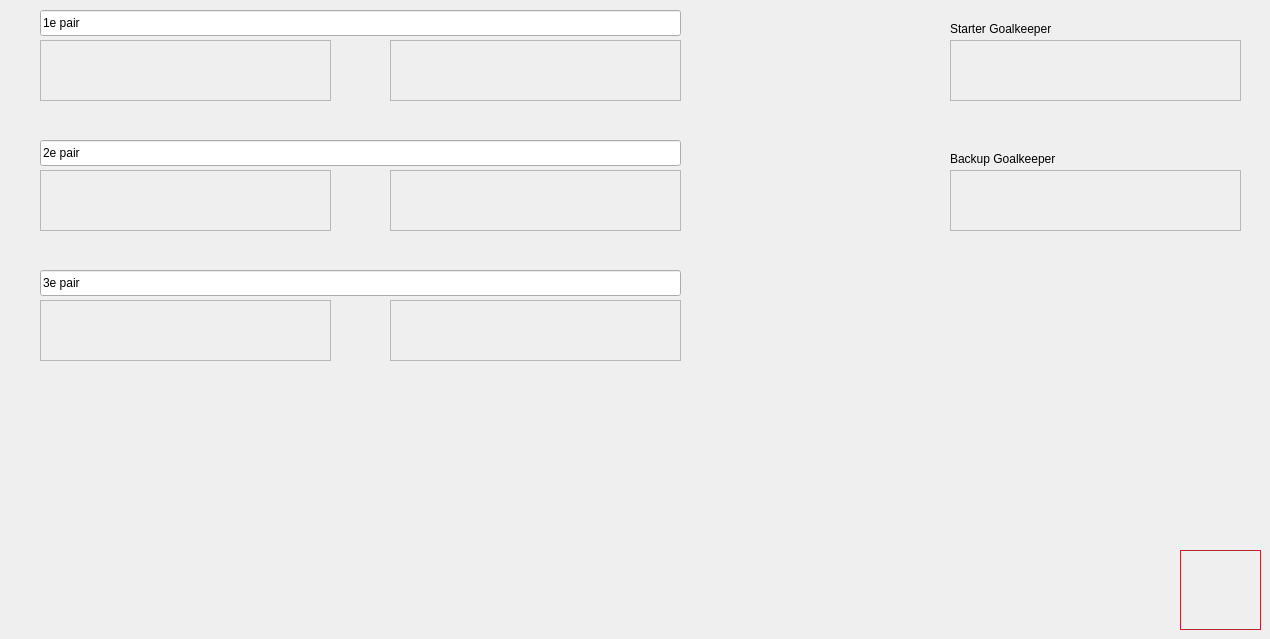
    <widget class="QWidget" name="dp_tab">
     <attribute name="title">
      <string>🛡️ Defenders Pairs</string>
     </attribute>
     <widget class="PlayerCase" name="defender_case_pair1_ld">
      <property name="geometry">
       <rect>
        <x>40</x>
        <y>40</y>
        <width>291</width>
        <height>61</height>
       </rect>
      </property>
      <property name="autoFillBackground">
       <bool>false</bool>
      </property>
      <property name="frameShape">
       <enum>QFrame::Shape::StyledPanel</enum>
      </property>
      <property name="frameShadow">
       <enum>QFrame::Shadow::Sunken</enum>
      </property>
      <widget class="QLabel" name="image_13">
       <property name="geometry">
        <rect>
         <x>0</x>
         <y>0</y>
         <width>51</width>
         <height>61</height>
        </rect>
       </property>
       <property name="text">
        <string/>
       </property>
       <property name="scaledContents">
        <bool>true</bool>
       </property>
      </widget>
      <widget class="QLabel" name="player_name_13">
       <property name="geometry">
        <rect>
         <x>60</x>
         <y>0</y>
         <width>231</width>
         <height>31</height>
        </rect>
       </property>
       <property name="font">
        <font>
         <pointsize>13</pointsize>
         <bold>true</bold>
        </font>
       </property>
       <property name="text">
        <string/>
       </property>
      </widget>
      <widget class="QLabel" name="season_13">
       <property name="geometry">
        <rect>
         <x>60</x>
         <y>20</y>
         <width>231</width>
         <height>31</height>
        </rect>
       </property>
       <property name="font">
        <font>
         <pointsize>11</pointsize>
        </font>
       </property>
       <property name="text">
        <string/>
       </property>
      </widget>
     </widget>
     <widget class="PlayerCase" name="defender_case_pair1_rd">
      <property name="geometry">
       <rect>
        <x>390</x>
        <y>40</y>
        <width>291</width>
        <height>61</height>
       </rect>
      </property>
      <property name="autoFillBackground">
       <bool>false</bool>
      </property>
      <property name="frameShape">
       <enum>QFrame::Shape::StyledPanel</enum>
      </property>
      <property name="frameShadow">
       <enum>QFrame::Shadow::Sunken</enum>
      </property>
      <widget class="QLabel" name="image_14">
       <property name="geometry">
        <rect>
         <x>0</x>
         <y>0</y>
         <width>51</width>
         <height>61</height>
        </rect>
       </property>
       <property name="text">
        <string/>
       </property>
       <property name="scaledContents">
        <bool>true</bool>
       </property>
      </widget>
      <widget class="QLabel" name="player_name_14">
       <property name="geometry">
        <rect>
         <x>60</x>
         <y>0</y>
         <width>231</width>
         <height>31</height>
        </rect>
       </property>
       <property name="font">
        <font>
         <pointsize>13</pointsize>
         <bold>true</bold>
        </font>
       </property>
       <property name="text">
        <string/>
       </property>
      </widget>
      <widget class="QLabel" name="season_16">
       <property name="geometry">
        <rect>
         <x>60</x>
         <y>20</y>
         <width>231</width>
         <height>31</height>
        </rect>
       </property>
       <property name="font">
        <font>
         <pointsize>11</pointsize>
        </font>
       </property>
       <property name="text">
        <string/>
       </property>
      </widget>
     </widget>
     <widget class="QLineEdit" name="trio1_name_input_2">
      <property name="geometry">
       <rect>
        <x>40</x>
        <y>10</y>
        <width>641</width>
        <height>26</height>
       </rect>
      </property>
      <property name="text">
       <string>1e pair</string>
      </property>
     </widget>
     <widget class="PlayerCase" name="defender_case_pair2_ld">
      <property name="geometry">
       <rect>
        <x>40</x>
        <y>170</y>
        <width>291</width>
        <height>61</height>
       </rect>
      </property>
      <property name="autoFillBackground">
       <bool>false</bool>
      </property>
      <property name="frameShape">
       <enum>QFrame::Shape::StyledPanel</enum>
      </property>
      <property name="frameShadow">
       <enum>QFrame::Shadow::Sunken</enum>
      </property>
      <widget class="QLabel" name="image_16">
       <property name="geometry">
        <rect>
         <x>0</x>
         <y>0</y>
         <width>51</width>
         <height>61</height>
        </rect>
       </property>
       <property name="text">
        <string/>
       </property>
       <property name="scaledContents">
        <bool>true</bool>
       </property>
      </widget>
      <widget class="QLabel" name="player_name_15">
       <property name="geometry">
        <rect>
         <x>60</x>
         <y>0</y>
         <width>231</width>
         <height>31</height>
        </rect>
       </property>
       <property name="font">
        <font>
         <pointsize>13</pointsize>
         <bold>true</bold>
        </font>
       </property>
       <property name="text">
        <string/>
       </property>
      </widget>
      <widget class="QLabel" name="season_14">
       <property name="geometry">
        <rect>
         <x>60</x>
         <y>20</y>
         <width>231</width>
         <height>31</height>
        </rect>
       </property>
       <property name="font">
        <font>
         <pointsize>11</pointsize>
        </font>
       </property>
       <property name="text">
        <string/>
       </property>
      </widget>
     </widget>
     <widget class="QLineEdit" name="trio1_name_input_3">
      <property name="geometry">
       <rect>
        <x>40</x>
        <y>140</y>
        <width>641</width>
        <height>26</height>
       </rect>
      </property>
      <property name="text">
       <string>2e pair</string>
      </property>
     </widget>
     <widget class="PlayerCase" name="defender_case_pair2_rd">
      <property name="geometry">
       <rect>
        <x>390</x>
        <y>170</y>
        <width>291</width>
        <height>61</height>
       </rect>
      </property>
      <property name="autoFillBackground">
       <bool>false</bool>
      </property>
      <property name="frameShape">
       <enum>QFrame::Shape::StyledPanel</enum>
      </property>
      <property name="frameShadow">
       <enum>QFrame::Shadow::Sunken</enum>
      </property>
      <widget class="QLabel" name="image_17">
       <property name="geometry">
        <rect>
         <x>0</x>
         <y>0</y>
         <width>51</width>
         <height>61</height>
        </rect>
       </property>
       <property name="text">
        <string/>
       </property>
       <property name="scaledContents">
        <bool>true</bool>
       </property>
      </widget>
      <widget class="QLabel" name="player_name_16">
       <property name="geometry">
        <rect>
         <x>60</x>
         <y>0</y>
         <width>231</width>
         <height>31</height>
        </rect>
       </property>
       <property name="font">
        <font>
         <pointsize>13</pointsize>
         <bold>true</bold>
        </font>
       </property>
       <property name="text">
        <string/>
       </property>
      </widget>
      <widget class="QLabel" name="season_17">
       <property name="geometry">
        <rect>
         <x>60</x>
         <y>20</y>
         <width>231</width>
         <height>31</height>
        </rect>
       </property>
       <property name="font">
        <font>
         <pointsize>11</pointsize>
        </font>
       </property>
       <property name="text">
        <string/>
       </property>
      </widget>
     </widget>
     <widget class="PlayerCase" name="defender_case_pair3_ld">
      <property name="geometry">
       <rect>
        <x>40</x>
        <y>300</y>
        <width>291</width>
        <height>61</height>
       </rect>
      </property>
      <property name="autoFillBackground">
       <bool>false</bool>
      </property>
      <property name="frameShape">
       <enum>QFrame::Shape::StyledPanel</enum>
      </property>
      <property name="frameShadow">
       <enum>QFrame::Shadow::Sunken</enum>
      </property>
      <widget class="QLabel" name="image_19">
       <property name="geometry">
        <rect>
         <x>0</x>
         <y>0</y>
         <width>51</width>
         <height>61</height>
        </rect>
       </property>
       <property name="text">
        <string/>
       </property>
       <property name="scaledContents">
        <bool>true</bool>
       </property>
      </widget>
      <widget class="QLabel" name="player_name_17">
       <property name="geometry">
        <rect>
         <x>60</x>
         <y>0</y>
         <width>231</width>
         <height>31</height>
        </rect>
       </property>
       <property name="font">
        <font>
         <pointsize>13</pointsize>
         <bold>true</bold>
        </font>
       </property>
       <property name="text">
        <string/>
       </property>
      </widget>
      <widget class="QLabel" name="season_15">
       <property name="geometry">
        <rect>
         <x>60</x>
         <y>20</y>
         <width>231</width>
         <height>31</height>
        </rect>
       </property>
       <property name="font">
        <font>
         <pointsize>11</pointsize>
        </font>
       </property>
       <property name="text">
        <string/>
       </property>
      </widget>
     </widget>
     <widget class="QLineEdit" name="trio1_name_input_4">
      <property name="geometry">
       <rect>
        <x>40</x>
        <y>270</y>
        <width>641</width>
        <height>26</height>
       </rect>
      </property>
      <property name="text">
       <string>3e pair</string>
      </property>
     </widget>
     <widget class="PlayerCase" name="defender_case_pair3_rd">
      <property name="geometry">
       <rect>
        <x>390</x>
        <y>300</y>
        <width>291</width>
        <height>61</height>
       </rect>
      </property>
      <property name="autoFillBackground">
       <bool>false</bool>
      </property>
      <property name="frameShape">
       <enum>QFrame::Shape::StyledPanel</enum>
      </property>
      <property name="frameShadow">
       <enum>QFrame::Shadow::Sunken</enum>
      </property>
      <widget class="QLabel" name="image_20">
       <property name="geometry">
        <rect>
         <x>0</x>
         <y>0</y>
         <width>51</width>
         <height>61</height>
        </rect>
       </property>
       <property name="text">
        <string/>
       </property>
       <property name="scaledContents">
        <bool>true</bool>
       </property>
      </widget>
      <widget class="QLabel" name="player_name_18">
       <property name="geometry">
        <rect>
         <x>60</x>
         <y>0</y>
         <width>231</width>
         <height>31</height>
        </rect>
       </property>
       <property name="font">
        <font>
         <pointsize>13</pointsize>
         <bold>true</bold>
        </font>
       </property>
       <property name="text">
        <string/>
       </property>
      </widget>
      <widget class="QLabel" name="season_18">
       <property name="geometry">
        <rect>
         <x>60</x>
         <y>20</y>
         <width>231</width>
         <height>31</height>
        </rect>
       </property>
       <property name="font">
        <font>
         <pointsize>11</pointsize>
        </font>
       </property>
       <property name="text">
        <string/>
       </property>
      </widget>
     </widget>
     <widget class="QLabel" name="label">
      <property name="geometry">
       <rect>
        <x>950</x>
        <y>20</y>
        <width>291</width>
        <height>18</height>
       </rect>
      </property>
      <property name="text">
       <string>Starter Goalkeeper</string>
      </property>
     </widget>
     <widget class="PlayerCase" name="goalkeeper_case_backup">
      <property name="geometry">
       <rect>
        <x>950</x>
        <y>170</y>
        <width>291</width>
        <height>61</height>
       </rect>
      </property>
      <property name="autoFillBackground">
       <bool>false</bool>
      </property>
      <property name="frameShape">
       <enum>QFrame::Shape::StyledPanel</enum>
      </property>
      <property name="frameShadow">
       <enum>QFrame::Shadow::Sunken</enum>
      </property>
      <widget class="QLabel" name="image_18">
       <property name="geometry">
        <rect>
         <x>0</x>
         <y>0</y>
         <width>51</width>
         <height>61</height>
        </rect>
       </property>
       <property name="text">
        <string/>
       </property>
       <property name="scaledContents">
        <bool>true</bool>
       </property>
      </widget>
      <widget class="QLabel" name="player_name_20">
       <property name="geometry">
        <rect>
         <x>60</x>
         <y>0</y>
         <width>231</width>
         <height>31</height>
        </rect>
       </property>
       <property name="font">
        <font>
         <pointsize>13</pointsize>
         <bold>true</bold>
        </font>
       </property>
       <property name="text">
        <string/>
       </property>
      </widget>
      <widget class="QLabel" name="season_20">
       <property name="geometry">
        <rect>
         <x>60</x>
         <y>20</y>
         <width>231</width>
         <height>31</height>
        </rect>
       </property>
       <property name="font">
        <font>
         <pointsize>11</pointsize>
        </font>
       </property>
       <property name="text">
        <string/>
       </property>
      </widget>
     </widget>
     <widget class="QLabel" name="label_2">
      <property name="geometry">
       <rect>
        <x>950</x>
        <y>150</y>
        <width>291</width>
        <height>18</height>
       </rect>
      </property>
      <property name="text">
       <string>Backup Goalkeeper</string>
      </property>
     </widget>
     <widget class="PlayerCase" name="goalkeeper_case_starter">
      <property name="geometry">
       <rect>
        <x>950</x>
        <y>40</y>
        <width>291</width>
        <height>61</height>
       </rect>
      </property>
      <property name="autoFillBackground">
       <bool>false</bool>
      </property>
      <property name="frameShape">
       <enum>QFrame::Shape::StyledPanel</enum>
      </property>
      <property name="frameShadow">
       <enum>QFrame::Shadow::Sunken</enum>
      </property>
      <widget class="QLabel" name="image_15">
       <property name="geometry">
        <rect>
         <x>0</x>
         <y>0</y>
         <width>51</width>
         <height>61</height>
        </rect>
       </property>
       <property name="text">
        <string/>
       </property>
       <property name="scaledContents">
        <bool>true</bool>
       </property>
      </widget>
      <widget class="QLabel" name="player_name_19">
       <property name="geometry">
        <rect>
         <x>60</x>
         <y>0</y>
         <width>231</width>
         <height>31</height>
        </rect>
       </property>
       <property name="font">
        <font>
         <pointsize>13</pointsize>
         <bold>true</bold>
        </font>
       </property>
       <property name="text">
        <string/>
       </property>
      </widget>
      <widget class="QLabel" name="season_19">
       <property name="geometry">
        <rect>
         <x>60</x>
         <y>20</y>
         <width>231</width>
         <height>31</height>
        </rect>
       </property>
       <property name="font">
        <font>
         <pointsize>11</pointsize>
        </font>
       </property>
       <property name="text">
        <string/>
       </property>
      </widget>
     </widget>
     <widget class="PlayerTrash" name="player_trash_1">
      <property name="geometry">
       <rect>
        <x>1180</x>
        <y>550</y>
        <width>81</width>
        <height>80</height>
       </rect>
      </property>
      <property name="palette">
       <palette>
        <active>
         <colorrole role="WindowText">
          <brush brushstyle="SolidPattern">
           <color alpha="255">
            <red>0</red>
            <green>0</green>
            <blue>0</blue>
           </color>
          </brush>
         </colorrole>
         <colorrole role="Button">
          <brush brushstyle="SolidPattern">
           <color alpha="255">
            <red>237</red>
            <green>51</green>
            <blue>59</blue>
           </color>
          </brush>
         </colorrole>
         <colorrole role="Light">
          <brush brushstyle="SolidPattern">
           <color alpha="255">
            <red>255</red>
            <green>155</green>
            <blue>160</blue>
           </color>
          </brush>
         </colorrole>
         <colorrole role="Midlight">
          <brush brushstyle="SolidPattern">
           <color alpha="255">
            <red>246</red>
            <green>103</green>
            <blue>109</blue>
           </color>
          </brush>
         </colorrole>
         <colorrole role="Dark">
          <brush brushstyle="SolidPattern">
           <color alpha="255">
            <red>118</red>
            <green>25</green>
            <blue>29</blue>
           </color>
          </brush>
         </colorrole>
         <colorrole role="Mid">
          <brush brushstyle="SolidPattern">
           <color alpha="255">
            <red>158</red>
            <green>34</green>
            <blue>39</blue>
           </color>
          </brush>
         </colorrole>
         <colorrole role="Text">
          <brush brushstyle="SolidPattern">
           <color alpha="255">
            <red>0</red>
            <green>0</green>
            <blue>0</blue>
           </color>
          </brush>
         </colorrole>
         <colorrole role="BrightText">
          <brush brushstyle="SolidPattern">
           <color alpha="255">
            <red>255</red>
            <green>255</green>
            <blue>255</blue>
           </color>
          </brush>
         </colorrole>
         <colorrole role="ButtonText">
          <brush brushstyle="SolidPattern">
           <color alpha="255">
            <red>0</red>
            <green>0</green>
            <blue>0</blue>
           </color>
          </brush>
         </colorrole>
         <colorrole role="Base">
          <brush brushstyle="SolidPattern">
           <color alpha="255">
            <red>255</red>
            <green>255</green>
            <blue>255</blue>
           </color>
          </brush>
         </colorrole>
         <colorrole role="Window">
          <brush brushstyle="SolidPattern">
           <color alpha="255">
            <red>237</red>
            <green>51</green>
            <blue>59</blue>
           </color>
          </brush>
         </colorrole>
         <colorrole role="Shadow">
          <brush brushstyle="SolidPattern">
           <color alpha="255">
            <red>0</red>
            <green>0</green>
            <blue>0</blue>
           </color>
          </brush>
         </colorrole>
         <colorrole role="AlternateBase">
          <brush brushstyle="SolidPattern">
           <color alpha="255">
            <red>246</red>
            <green>153</green>
            <blue>157</blue>
           </color>
          </brush>
         </colorrole>
         <colorrole role="ToolTipBase">
          <brush brushstyle="SolidPattern">
           <color alpha="255">
            <red>255</red>
            <green>255</green>
            <blue>220</blue>
           </color>
          </brush>
         </colorrole>
         <colorrole role="ToolTipText">
          <brush brushstyle="SolidPattern">
           <color alpha="255">
            <red>0</red>
            <green>0</green>
            <blue>0</blue>
           </color>
          </brush>
         </colorrole>
         <colorrole role="PlaceholderText">
          <brush brushstyle="SolidPattern">
           <color alpha="127">
            <red>0</red>
            <green>0</green>
            <blue>0</blue>
           </color>
          </brush>
         </colorrole>
         <colorrole role="Accent">
          <brush brushstyle="SolidPattern">
           <color alpha="255">
            <red>255</red>
            <green>255</green>
            <blue>255</blue>
           </color>
          </brush>
         </colorrole>
        </active>
        <inactive>
         <colorrole role="WindowText">
          <brush brushstyle="SolidPattern">
           <color alpha="255">
            <red>0</red>
            <green>0</green>
            <blue>0</blue>
           </color>
          </brush>
         </colorrole>
         <colorrole role="Button">
          <brush brushstyle="SolidPattern">
           <color alpha="255">
            <red>237</red>
            <green>51</green>
            <blue>59</blue>
           </color>
          </brush>
         </colorrole>
         <colorrole role="Light">
          <brush brushstyle="SolidPattern">
           <color alpha="255">
            <red>255</red>
            <green>155</green>
            <blue>160</blue>
           </color>
          </brush>
         </colorrole>
         <colorrole role="Midlight">
          <brush brushstyle="SolidPattern">
           <color alpha="255">
            <red>246</red>
            <green>103</green>
            <blue>109</blue>
           </color>
          </brush>
         </colorrole>
         <colorrole role="Dark">
          <brush brushstyle="SolidPattern">
           <color alpha="255">
            <red>118</red>
            <green>25</green>
            <blue>29</blue>
           </color>
          </brush>
         </colorrole>
         <colorrole role="Mid">
          <brush brushstyle="SolidPattern">
           <color alpha="255">
            <red>158</red>
            <green>34</green>
            <blue>39</blue>
           </color>
          </brush>
         </colorrole>
         <colorrole role="Text">
          <brush brushstyle="SolidPattern">
           <color alpha="255">
            <red>0</red>
            <green>0</green>
            <blue>0</blue>
           </color>
          </brush>
         </colorrole>
         <colorrole role="BrightText">
          <brush brushstyle="SolidPattern">
           <color alpha="255">
            <red>255</red>
            <green>255</green>
            <blue>255</blue>
           </color>
          </brush>
         </colorrole>
         <colorrole role="ButtonText">
          <brush brushstyle="SolidPattern">
           <color alpha="255">
            <red>0</red>
            <green>0</green>
            <blue>0</blue>
           </color>
          </brush>
         </colorrole>
         <colorrole role="Base">
          <brush brushstyle="SolidPattern">
           <color alpha="255">
            <red>255</red>
            <green>255</green>
            <blue>255</blue>
           </color>
          </brush>
         </colorrole>
         <colorrole role="Window">
          <brush brushstyle="SolidPattern">
           <color alpha="255">
            <red>237</red>
            <green>51</green>
            <blue>59</blue>
           </color>
          </brush>
         </colorrole>
         <colorrole role="Shadow">
          <brush brushstyle="SolidPattern">
           <color alpha="255">
            <red>0</red>
            <green>0</green>
            <blue>0</blue>
           </color>
          </brush>
         </colorrole>
         <colorrole role="AlternateBase">
          <brush brushstyle="SolidPattern">
           <color alpha="255">
            <red>246</red>
            <green>153</green>
            <blue>157</blue>
           </color>
          </brush>
         </colorrole>
         <colorrole role="ToolTipBase">
          <brush brushstyle="SolidPattern">
           <color alpha="255">
            <red>255</red>
            <green>255</green>
            <blue>220</blue>
           </color>
          </brush>
         </colorrole>
         <colorrole role="ToolTipText">
          <brush brushstyle="SolidPattern">
           <color alpha="255">
            <red>0</red>
            <green>0</green>
            <blue>0</blue>
           </color>
          </brush>
         </colorrole>
         <colorrole role="PlaceholderText">
          <brush brushstyle="SolidPattern">
           <color alpha="127">
            <red>0</red>
            <green>0</green>
            <blue>0</blue>
           </color>
          </brush>
         </colorrole>
         <colorrole role="Accent">
          <brush brushstyle="SolidPattern">
           <color alpha="255">
            <red>255</red>
            <green>255</green>
            <blue>255</blue>
           </color>
          </brush>
         </colorrole>
        </inactive>
        <disabled>
         <colorrole role="WindowText">
          <brush brushstyle="SolidPattern">
           <color alpha="255">
            <red>118</red>
            <green>25</green>
            <blue>29</blue>
           </color>
          </brush>
         </colorrole>
         <colorrole role="Button">
          <brush brushstyle="SolidPattern">
           <color alpha="255">
            <red>237</red>
            <green>51</green>
            <blue>59</blue>
           </color>
          </brush>
         </colorrole>
         <colorrole role="Light">
          <brush brushstyle="SolidPattern">
           <color alpha="255">
            <red>255</red>
            <green>155</green>
            <blue>160</blue>
           </color>
          </brush>
         </colorrole>
         <colorrole role="Midlight">
          <brush brushstyle="SolidPattern">
           <color alpha="255">
            <red>246</red>
            <green>103</green>
            <blue>109</blue>
           </color>
          </brush>
         </colorrole>
         <colorrole role="Dark">
          <brush brushstyle="SolidPattern">
           <color alpha="255">
            <red>118</red>
            <green>25</green>
            <blue>29</blue>
           </color>
          </brush>
         </colorrole>
         <colorrole role="Mid">
          <brush brushstyle="SolidPattern">
           <color alpha="255">
            <red>158</red>
            <green>34</green>
            <blue>39</blue>
           </color>
          </brush>
         </colorrole>
         <colorrole role="Text">
          <brush brushstyle="SolidPattern">
           <color alpha="255">
            <red>118</red>
            <green>25</green>
            <blue>29</blue>
           </color>
          </brush>
         </colorrole>
         <colorrole role="BrightText">
          <brush brushstyle="SolidPattern">
           <color alpha="255">
            <red>255</red>
            <green>255</green>
            <blue>255</blue>
           </color>
          </brush>
         </colorrole>
         <colorrole role="ButtonText">
          <brush brushstyle="SolidPattern">
           <color alpha="255">
            <red>118</red>
            <green>25</green>
            <blue>29</blue>
           </color>
          </brush>
         </colorrole>
         <colorrole role="Base">
          <brush brushstyle="SolidPattern">
           <color alpha="255">
            <red>237</red>
            <green>51</green>
            <blue>59</blue>
           </color>
          </brush>
         </colorrole>
         <colorrole role="Window">
          <brush brushstyle="SolidPattern">
           <color alpha="255">
            <red>237</red>
            <green>51</green>
            <blue>59</blue>
           </color>
          </brush>
         </colorrole>
         <colorrole role="Shadow">
          <brush brushstyle="SolidPattern">
           <color alpha="255">
            <red>0</red>
            <green>0</green>
            <blue>0</blue>
           </color>
          </brush>
         </colorrole>
         <colorrole role="AlternateBase">
          <brush brushstyle="SolidPattern">
           <color alpha="255">
            <red>237</red>
            <green>51</green>
            <blue>59</blue>
           </color>
          </brush>
         </colorrole>
         <colorrole role="ToolTipBase">
          <brush brushstyle="SolidPattern">
           <color alpha="255">
            <red>255</red>
            <green>255</green>
            <blue>220</blue>
           </color>
          </brush>
         </colorrole>
         <colorrole role="ToolTipText">
          <brush brushstyle="SolidPattern">
           <color alpha="255">
            <red>0</red>
            <green>0</green>
            <blue>0</blue>
           </color>
          </brush>
         </colorrole>
         <colorrole role="PlaceholderText">
          <brush brushstyle="SolidPattern">
           <color alpha="127">
            <red>118</red>
            <green>25</green>
            <blue>29</blue>
           </color>
          </brush>
         </colorrole>
         <colorrole role="Accent">
          <brush brushstyle="SolidPattern">
           <color alpha="255">
            <red>255</red>
            <green>108</green>
            <blue>114</blue>
           </color>
          </brush>
         </colorrole>
        </disabled>
       </palette>
      </property>
      <property name="cursor">
       <cursorShape>CrossCursor</cursorShape>
      </property>
      <property name="frameShape">
       <enum>QFrame::Shape::StyledPanel</enum>
      </property>
      <property name="frameShadow">
       <enum>QFrame::Shadow::Raised</enum>
      </property>
     </widget>
    </widget>
